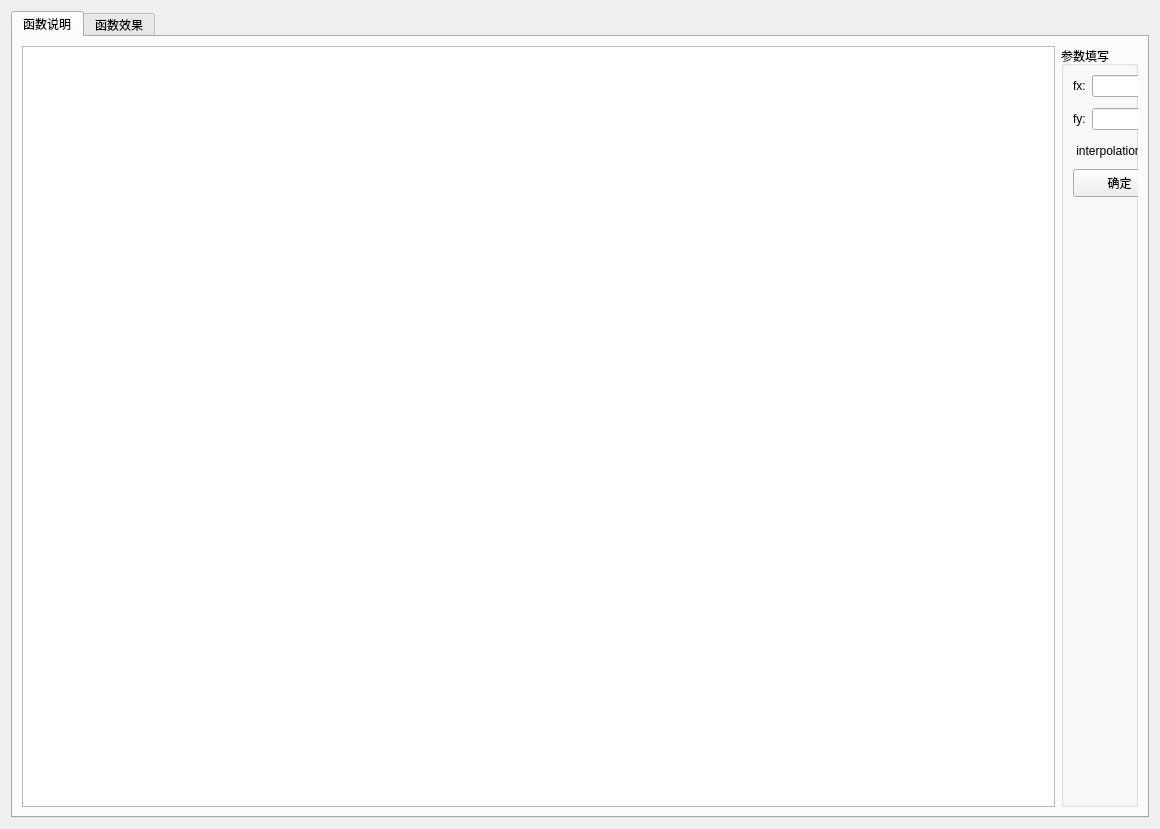
<?xml version="1.0" encoding="UTF-8"?>
<ui version="4.0">
 <class>Form</class>
 <widget class="QWidget" name="Form">
  <property name="geometry">
   <rect>
    <x>0</x>
    <y>0</y>
    <width>1160</width>
    <height>829</height>
   </rect>
  </property>
  <property name="windowTitle">
   <string>Form</string>
  </property>
  <layout class="QHBoxLayout" name="horizontalLayout_4" stretch="0">
   <item>
    <widget class="QTabWidget" name="tabWidget">
     <property name="currentIndex">
      <number>0</number>
     </property>
     <widget class="QWidget" name="explain_function">
      <attribute name="title">
       <string>函数说明</string>
      </attribute>
      <layout class="QHBoxLayout" name="horizontalLayout_5">
       <item>
        <widget class="QTextBrowser" name="textBrowser"/>
       </item>
       <item>
        <widget class="QGroupBox" name="groupBox">
         <property name="title">
          <string>参数填写</string>
         </property>
         <widget class="QPushButton" name="btn_arg_ok">
          <property name="geometry">
           <rect>
            <x>12</x>
            <y>123</y>
            <width>93</width>
            <height>28</height>
           </rect>
          </property>
          <property name="text">
           <string>确定</string>
          </property>
         </widget>
         <widget class="QWidget" name="">
          <property name="geometry">
           <rect>
            <x>12</x>
            <y>27</y>
            <width>204</width>
            <height>26</height>
           </rect>
          </property>
          <layout class="QHBoxLayout" name="horizontalLayout">
           <item>
            <widget class="QLabel" name="label">
             <property name="text">
              <string>fx:</string>
             </property>
            </widget>
           </item>
           <item>
            <widget class="QLineEdit" name="le_fx"/>
           </item>
          </layout>
         </widget>
         <widget class="QWidget" name="">
          <property name="geometry">
           <rect>
            <x>12</x>
            <y>60</y>
            <width>204</width>
            <height>26</height>
           </rect>
          </property>
          <layout class="QHBoxLayout" name="horizontalLayout_2">
           <item>
            <widget class="QLabel" name="label_2">
             <property name="text">
              <string>fy:</string>
             </property>
            </widget>
           </item>
           <item>
            <widget class="QLineEdit" name="le_fy"/>
           </item>
          </layout>
         </widget>
         <widget class="QWidget" name="">
          <property name="geometry">
           <rect>
            <x>12</x>
            <y>93</y>
            <width>216</width>
            <height>23</height>
           </rect>
          </property>
          <layout class="QHBoxLayout" name="horizontalLayout_3">
           <item>
            <widget class="QLabel" name="label_3">
             <property name="text">
              <string> interpolation:</string>
             </property>
            </widget>
           </item>
           <item>
            <widget class="QComboBox" name="cbb_interpolation">
             <item>
              <property name="text">
               <string>cv.INTER_NEAREST</string>
              </property>
             </item>
             <item>
              <property name="text">
               <string> cv.INTER_LINEAR</string>
              </property>
             </item>
            </widget>
           </item>
          </layout>
         </widget>
        </widget>
       </item>
      </layout>
     </widget>
     <widget class="QWidget" name="show_result">
      <attribute name="title">
       <string>函数效果</string>
      </attribute>
     </widget>
    </widget>
   </item>
  </layout>
 </widget>
 <resources/>
 <connections/>
</ui>
